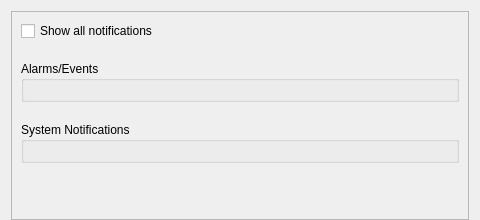
<?xml version="1.0" encoding="UTF-8"?>
<ui version="4.0">
 <class>PopupSettingsWidget</class>
 <widget class="QWidget" name="PopupSettingsWidget">
  <property name="geometry">
   <rect>
    <x>0</x>
    <y>0</y>
    <width>480</width>
    <height>220</height>
   </rect>
  </property>
  <property name="windowTitle">
   <string/>
  </property>
  <layout class="QVBoxLayout" name="verticalLayout">
   <property name="bottomMargin">
    <number>0</number>
   </property>
   <item>
    <widget class="QScrollArea" name="scrollArea">
     <property name="horizontalScrollBarPolicy">
      <enum>Qt::ScrollBarAlwaysOff</enum>
     </property>
     <property name="widgetResizable">
      <bool>true</bool>
     </property>
     <property name="alignment">
      <set>Qt::AlignLeading|Qt::AlignLeft|Qt::AlignTop</set>
     </property>
     <widget class="QWidget" name="scrollAreaWidgetContents">
      <property name="geometry">
       <rect>
        <x>0</x>
        <y>0</y>
        <width>460</width>
        <height>141</height>
       </rect>
      </property>
      <property name="sizePolicy">
       <sizepolicy hsizetype="Preferred" vsizetype="Maximum">
        <horstretch>0</horstretch>
        <verstretch>0</verstretch>
       </sizepolicy>
      </property>
      <layout class="QVBoxLayout" name="verticalLayout_2">
       <property name="spacing">
        <number>20</number>
       </property>
       <item>
        <widget class="QCheckBox" name="showAllCheckBox">
         <property name="text">
          <string>Show all notifications</string>
         </property>
        </widget>
       </item>
       <item>
        <widget class="QGroupBox" name="businessEventsGroupBox">
         <property name="title">
          <string>Alarms/Events</string>
         </property>
         <property name="flat">
          <bool>true</bool>
         </property>
         <layout class="QVBoxLayout" name="businessEventsLayout"/>
        </widget>
       </item>
       <item>
        <widget class="QGroupBox" name="systemHealthGroupBox">
         <property name="title">
          <string>System Notifications</string>
         </property>
         <property name="flat">
          <bool>true</bool>
         </property>
         <layout class="QVBoxLayout" name="systemHealthLayout"/>
        </widget>
       </item>
      </layout>
     </widget>
    </widget>
   </item>
  </layout>
 </widget>
 <resources/>
 <connections/>
</ui>
